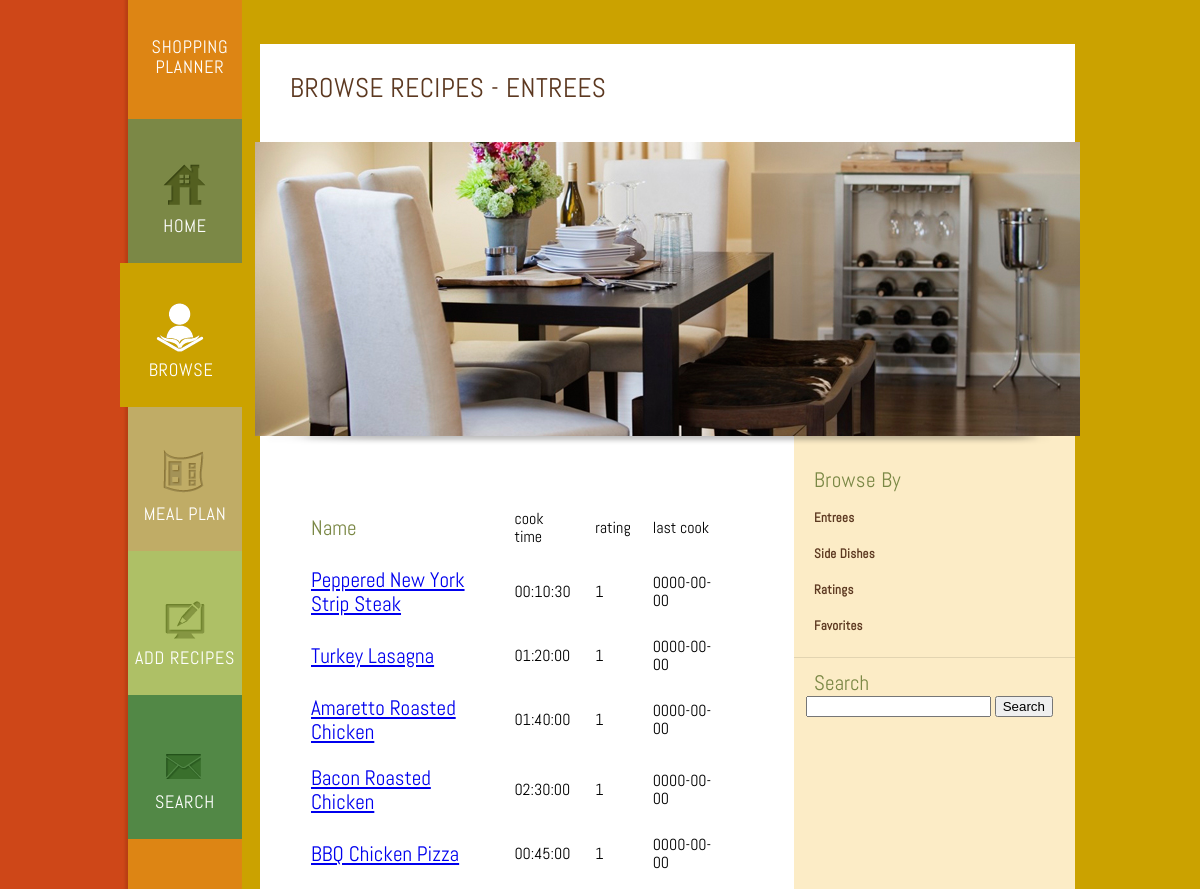
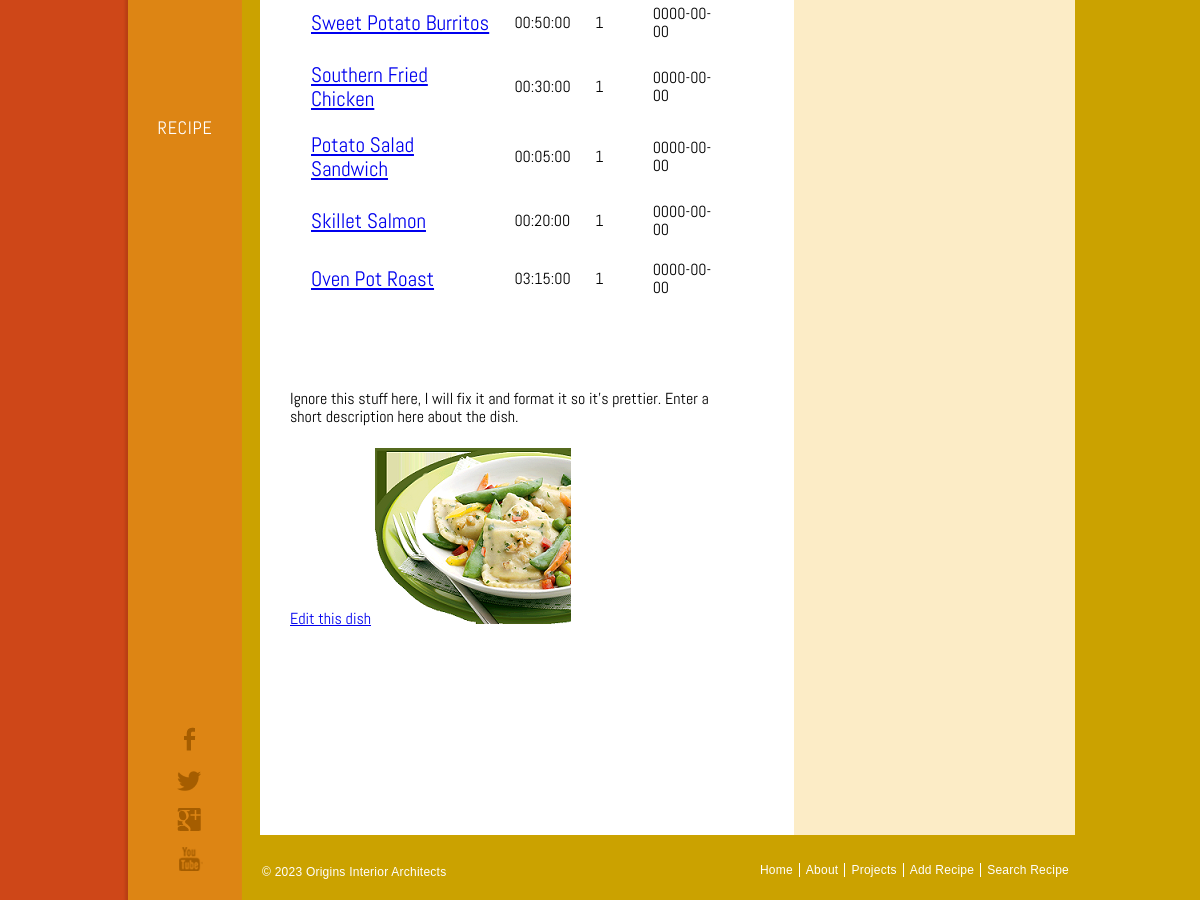
/browseRecipesEntrees.php, run on the app's committed database (2 pictures, top to bottom).
### tables this page shows
CREATE TABLE IF NOT EXISTS `recipe` (
  `recipe_id` int(10) unsigned NOT NULL AUTO_INCREMENT,
  `recipe_name` varchar(50) NOT NULL,
  `description` blob NOT NULL,
  `instructions` blob NOT NULL,
  `cook_time` time NOT NULL,
  `rating` int(11) NOT NULL,
  `comments` blob,
  `last_cook_week` date DEFAULT NULL,
  `date_added` date NOT NULL,
  `side_dishes` int(11) NOT NULL,
  `pic_location` varchar(50) NOT NULL,
  PRIMARY KEY (`recipe_id`)
);

### browseRecipesEntrees.php (the view, shortened to what this page needs)
<!DOCTYPE html>
<html>
<head>
	<link rel="stylesheet" href="css/style.css" type="text/css">
</head>
<body>
	<div class="page">
		<div class="about-page">
			<div class="sidebar">
				<a href="index.html" id="logo">Shopping <br/>Planner</a>
				<ul>
					<li class="home">
						<a href="index.html">Home</a>
					</li>
					<li class="selected about">
						<a href="browseRecipes.php">Browse Recipes</a>
					</li>
					<li class="projects">
						<a href="mealPlan.html">Meal Plan</a>
					</li>
					<li class="blog">
						<a href="addRecipes.html">Add Recipes</a>
					</li>
					<li class="contact">
						<a href="searchRecipe.php">Search Recipe</a>
					</li>
				</ul>
				<div class="connect">
					<a href="http://freewebsitetemplates.com/go/facebook/" id="fb">facebook</a> <a href="http://freewebsitetemplates.com/go/twitter/" id="twitter">twitter</a> <a href="http://freewebsitetemplates.com/go/googleplus/" id="googleplus">google+</a> <a href="http://freewebsitetemplates.com/go/youtube/" id="youtube">youtube</a>
				</div>
			</div>
			<div class="body">
				<div class="content-about">
					<div>
						<h3>Browse Recipes - Entrees</h3>
					</div>
					<div class="featured">
						<img src="images/dining-room.jpg" alt="">
					</div>
					<div>
						<div>
							<p class="dishes">
							<?php
		include "db_connect.php";
		$query = 'SELECT * FROM recipe WHERE side_dishes <> -1';
		$result = mysqli_query($db, $query);
		echo '<table cellspacing="20"> <tr><td><h1>Name</h1></td> <td>cook time</td> <td>rating</td> <td>last cook</td></tr>';
		while (	$row = mysqli_fetch_array($result)){
	echo '<tr>';
		$id = $row['recipe_id'];
		$name = $row['recipe_name'];
		$cook_time = $row['cook_time'];
		$rating = $row['rating'];
		$last_cook = $row['last_cook_week'];
	echo '<td><a href="viewRecipe.php?id='.$id.'"><h1>'.$name.' </a></h1></td><td>'.$cook_time.'</td><td>'.$rating.'</td><td>'.$last_cook.'</td>';
	echo '</tr>';
		}
	echo '</table>';
?>
								<br><br>
								<br><br>
								Ignore this stuff here, I will fix it and format it so it's prettier.  Enter a short description here about the dish.</p><a href="http://www.freewebsitetemplates.com/about/terms">Edit this dish</a> <img src="images/dinner3.png" alt="">
							<br><br>
						</div>
						<div class="sidebar">
							<div>
								<h3>Browse By</h3>
								<a href="browseRecipesEntrees.php">Entrees</a> <a href="browseRecipesSides.php">Side Dishes</a><a href="browseRecipesRatings.php">Ratings</a><a href="#">Favorites</a>
							</div>
							<div>
								<h3>Search</h3>
								<ul>
								<form method="post" form action="searchRecipe.php">
									<input type="text" name="search" value="" onblur="this.value=!this.value?'Search recipe here...':this.value;" onfocus="this.select()" onclick="this.value='';">
									<input type="submit" value="Search">
								</form>
									<li>
									</li>
									<li>
									</li>
								</ul>
								<ul>
									<li>
									</li>
									<li>
									</li>
									<li>
									</li>
								</ul>
							</div>
						</div>
					</div>
				</div>
				<div class="footer">
					<p>
						&#169; 2023 Origins Interior Architects
					</p>
					<ul>
						<li>
							<a href="index.html">Home</a>
						</li>
						<li>
							<a href="browseRecipes.php">About</a>
						</li>
						<li>
							<a href="mealPlan.html">Projects</a>
						</li>
						<li>
							<a href="addRecipes.html">Add Recipe</a>
						</li>
						<li>
							<a href="searchRecipe.php">Search Recipe</a>
						</li>
					</ul>
				</div>
			</div>
		</div>
	</div>
</body>
</html>

### data on the page
recipe: recipe_name "Peppered New York Strip Steak", cook_time "00:10:30", rating "1", last_cook_week "0000-00-00"
recipe: recipe_name "Turkey Lasagna", cook_time "01:20:00", rating "1", last_cook_week "0000-00-00"
recipe: recipe_name "Amaretto Roasted Chicken", cook_time "01:40:00", rating "1", last_cook_week "0000-00-00"
recipe: recipe_name "Bacon Roasted Chicken", cook_time "02:30:00", rating "1", last_cook_week "0000-00-00"
recipe: recipe_name "BBQ Chicken Pizza", cook_time "00:45:00", rating "1", last_cook_week "0000-00-00"
recipe: recipe_name "Sweet Potato Burritos", cook_time "00:50:00", rating "1", last_cook_week "0000-00-00"
recipe: recipe_name "Southern Fried Chicken", cook_time "00:30:00", rating "1", last_cook_week "0000-00-00"
recipe: recipe_name "Potato Salad Sandwich", cook_time "00:05:00", rating "1", last_cook_week "0000-00-00"
recipe: recipe_name "Skillet Salmon", cook_time "00:20:00", rating "1", last_cook_week "0000-00-00"
recipe: recipe_name "Oven Pot Roast", cook_time "03:15:00", rating "1", last_cook_week "0000-00-00"
